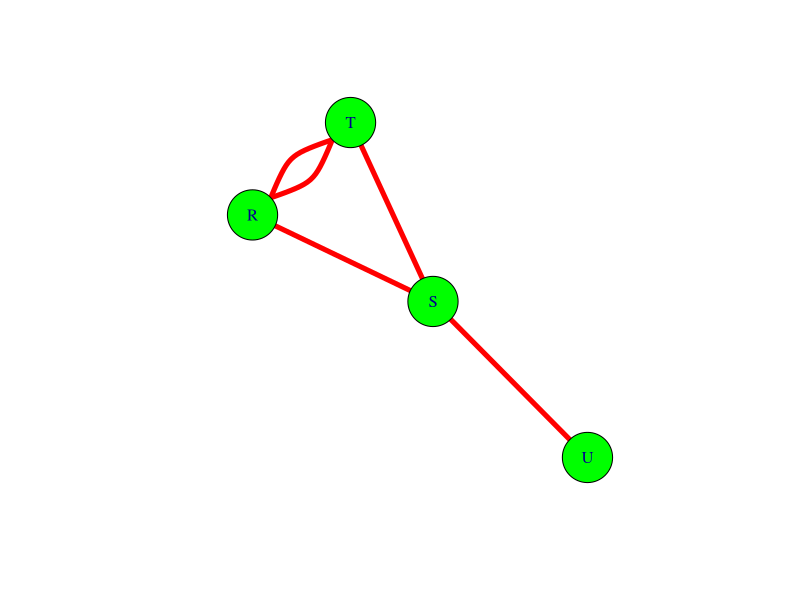
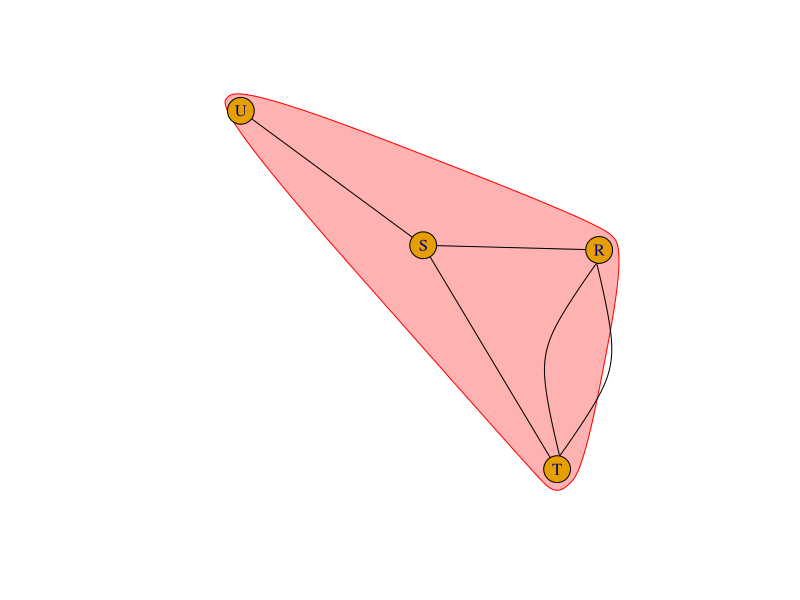

Here is the R script that generated these plots, in order:
# Load the "igraph" package in R studio and do the basic SNA as follows with R scripts and HTML output:

# a. Define "g1" as graph object with ("R", "S", "S", "T", "T", "R", "R", "T", "U", "S") as its elements.

# Load igraph package
library(igraph)

# Define the graph object g1 with the given elements
edges <- c("R", "S", "S", "T", "T", "R", "R", "T", "U", "S")
g1 <- graph(edges,
            directed = FALSE)

# b. Plot "g1" with node color as green, node size as 30, link color as red and link size as 5 and interpret it.

# Plot the graph with specified attributes
plot(g1,
     vertex.color = "green",
     vertex.size = 30,
     edge.color = "red",
     edge.width = 5)
# Interpretation:
# The nodes represent the elements R, S, T, and U.
# The edges represent the connections between these elements.
# The green color and size of the nodes make them easily visible.
# The red color and thickness of the edges highlight the connections between nodes.

# c. Get degree, closeness and betweenness of g1 and interpret them carefully.

# Calculate degree
degree_g1 <- degree(g1)
print("Degree of each node:")
print(degree_g1)

# Calculate closeness
closeness_g1 <- closeness(g1)
print("Closeness of each node:")
print(closeness_g1)

# Calculate betweenness
betweenness_g1 <- betweenness(g1)
print("Betweenness of each node:")
print(betweenness_g1)

# Interpretation:
# Degree:
# The number of edges connected to a node.
# Nodes with higher degrees are more central in the network.
# In this case, we saw that R , S and T have higher degree(same as 3). Hence they are central in this network.
# Closeness:
# The inverse of the average length of the shortest paths from a node to all other nodes in the graph.
# Nodes with higher closeness values are generally more central and can reach other nodes more quickly.
# Here, R and T has higher closeness values.
# Hence, they are more central.
# Betweenness:
# The number of shortest paths that pass through a node.
# Nodes with higher betweenness values play a crucial role as intermediaries in this network.

# d. Get hub and communities of this data and interpret them carefully.

# Calculate hub scores
hub_scores <- hub_score(g1)$vector
print("Hub scores of each node:")
print(hub_scores)

# Detect communities using the edge betweenness algorithm
communities <- edge.betweenness.community(g1)
print("Communities in the graph:")
print(communities)

# Plot the graph with community membership
plot(communities, g1)